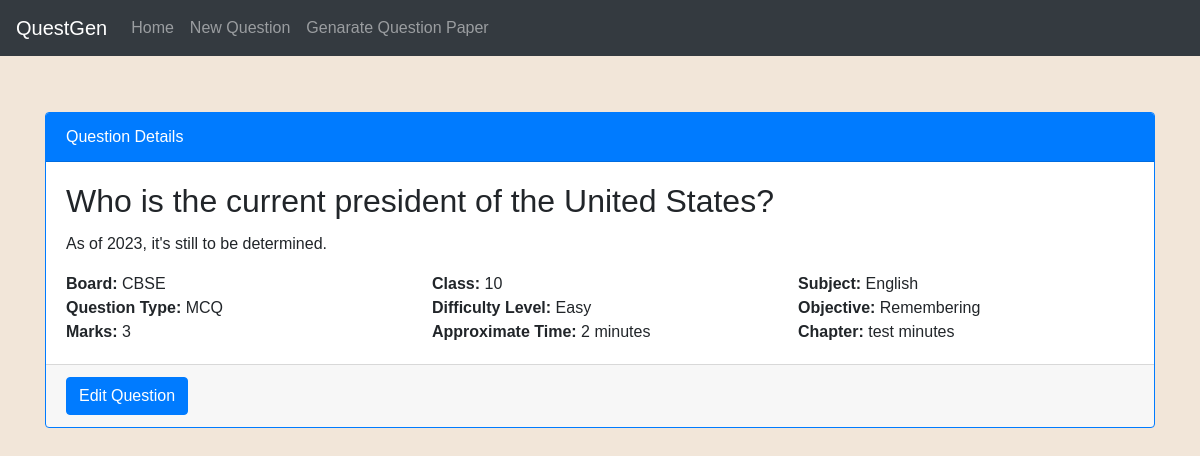
Screenshot of /question/1/ with the database file from the repository.
### questions/models.py (models this page shows)
class Question(models.Model):
    BOARD_CHOICES = [
        ('CBSE', 'CBSE'),
        ('ICSE', 'ICSE'),
        ('Karnataka', 'Karnataka'),
    ]
    CLASS_CHOICES = [
        ('6', 'Class 6'),
        ('7', 'Class 7'),
        ('8', 'Class 8'),
        ('9', 'Class 9'),
        ('10', 'Class 10'),
    ]
    SUBJECT_CHOICES = [
        ('English', 'English'),
        ('Hindi', 'Hindi'),
        ('Maths', 'Maths'),
        ('Science', 'Science'),
        ('EVS', 'EVS'),
    ]
    QUESTION_TYPE_CHOICES = [
        ('MCQ', 'MCQ'),
        ('True or False', 'True or False'),
        ('Fill in the blanks', 'Fill in the blanks'),
        ('Match the following', 'Match the following'),
        ('Very Short Answers', 'Very Short Answers'),
        ('Short Answers', 'Short Answers'),
        ('Long Answers', 'Long Answers'),
        ('Very Long Answers', 'Very Long Answers'),
    ]
    DIFFICULTY_LEVEL_CHOICES = [
        ('Easy', 'Easy'),
        ('Average', 'Average'),
        ('Difficult', 'Difficult'),
    ]
    OBJECTIVE_CHOICES = [
        ('Remembering', 'Remembering'),
        ('Comprehension', 'Comprehension'),
        ('Expression', 'Expression'),
        ('Appreciation', 'Appreciation'),
        ('Understanding', 'Understanding'),
        ('Application', 'Application'),
        ('Skill', 'Skill'),
    ]
    board = models.CharField(max_length=20, choices=BOARD_CHOICES)
    class_ref = models.CharField(max_length=20, choices=CLASS_CHOICES)
    subject = models.CharField(max_length=50, choices=SUBJECT_CHOICES)
    chapter = models.CharField(max_length=150)
    question_type = models.CharField(max_length=50, choices=QUESTION_TYPE_CHOICES)
    difficulty_level = models.CharField(max_length=20, choices=DIFFICULTY_LEVEL_CHOICES)
    objective = models.CharField(max_length=50, choices=OBJECTIVE_CHOICES)
    question_image = models.ImageField(upload_to='questions/', blank=True, null=True)
    answer_image = models.ImageField(upload_to='answers/', blank=True, null=True)
    question_text = models.TextField( blank=True, null=True)
    answer_text = models.TextField( blank=True, null=True)
    explanation_text = models.TextField(blank=True, null=True)  # This field is optional
    marks = models.PositiveSmallIntegerField()
    approximate_time = models.PositiveSmallIntegerField()  # time in minutes
    created_at = models.DateTimeField(auto_now_add=True)
    updated_at = models.DateTimeField(auto_now=True)

### questions/views.py (the view)
# urls.py: path('question/<int:question_id>/', views.question_detail, name='question_detail'),
def question_detail(request, question_id):
    question = Question.objects.get(id=question_id)
    return render(request, 'question_details.html', {'question': question})

### templates/question_details.html (shortened to what this page needs)
{% extends 'base_generics.html' %}
{% block content %}
<div class="card border-primary mb-3" style="margin-bottom: 2rem !important;margin-top: 2rem !important;">
    <div class="card-header bg-primary text-white">Question Details</div>
    <div class="card-body">
        <h2 class="card-title">{{ question.question_text }}</h2>
        <p class="card-text">{{ question.answer_text }}</p>
        <div class="row">
            <div class="col-sm">
                <strong>Board:</strong> {{ question.board }}
            </div>
            <div class="col-sm">
                <strong>Class:</strong> {{ question.class_ref }}
            </div>
            <div class="col-sm">
                <strong>Subject:</strong> {{ question.subject }}
            </div>
        </div>
        <div class="row">
            <div class="col-sm">
                <strong>Question Type:</strong> {{ question.question_type }}
            </div>
            <div class="col-sm">
                <strong>Difficulty Level:</strong> {{ question.difficulty_level }}
            </div>
            <div class="col-sm">
                <strong>Objective:</strong> {{ question.objective }}
            </div>
        </div>
        <div class="row">
            <div class="col-sm">
                <strong>Marks:</strong> {{ question.marks }}
            </div>
            <div class="col-sm">
                <strong>Approximate Time:</strong> {{ question.approximate_time }} minutes
            </div>
            <div class="col-sm">
                <strong>Chapter:</strong> {{ question.chapter }} minutes
            </div>
        </div>
    </div>
    <div class="card-footer">
        <a href="{% url 'question_update' question.id %}" class="btn btn-primary">Edit Question</a>
    </div>
</div>
{% endblock %}

### templates/base_generics.html (shortened to what this page needs)
<!DOCTYPE html>
<html>
<head>
    <link rel="stylesheet" href="https://stackpath.bootstrapcdn.com/bootstrap/4.5.2/css/bootstrap.min.css">
</head>
<body>
    <nav class="navbar navbar-expand-lg navbar-dark bg-dark sticky-top">
        <div class="collapse navbar-collapse" id="navbarTogglerDemo01">
          <a class="navbar-brand" href="#">QuestGen</a>
          <ul class="navbar-nav mr-auto mt-2 mt-lg-0">
            <li class="nav-item">
              <a class="nav-link" href="{% url 'home' %}">Home <span class="sr-only">(current)</span></a>
            </li>
            <li class="nav-item">
              <a class="nav-link" href="{% url 'new_question' %}">New Question</a>
            </li>
            <li class="nav-item">
              <a class="nav-link" href="{% url 'generate_paper' %}">Genarate Question Paper</a>
            </li>
          </ul>
        </div>
    </nav>
    <div class="container py-4">
        {% block content %}
        {% endblock %}
    </div>
</body>
</html>

### templates/base_generics.html (style rules this page uses)
body { font-family: Arial, sans-serif; background-color: #f2e6d9; margin: 0; padding: 0; }

### rows the page displays
Question: question_text "Who is the current president of the United States?", answer_text "As of 2023, it's still to be determined.", board "CBSE", class_ref "10", subject "English", question_type "MCQ", difficulty_level "Easy", objective "Remembering", marks "3", approximate_time "2", chapter "test"
